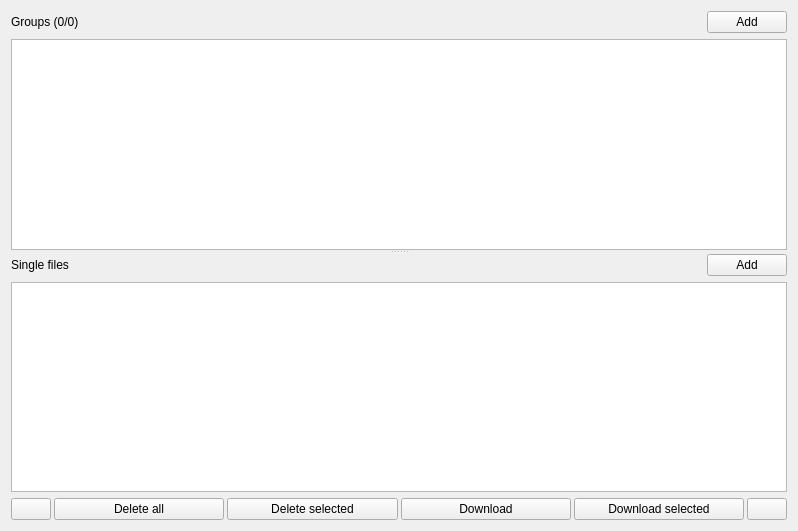
<?xml version="1.0" encoding="UTF-8"?>
<ui version="4.0">
 <class>DownloadsTab</class>
 <widget class="QWidget" name="DownloadsTab">
  <property name="geometry">
   <rect>
    <x>0</x>
    <y>0</y>
    <width>798</width>
    <height>531</height>
   </rect>
  </property>
  <property name="sizePolicy">
   <sizepolicy hsizetype="Ignored" vsizetype="Ignored">
    <horstretch>0</horstretch>
    <verstretch>0</verstretch>
   </sizepolicy>
  </property>
  <property name="maximumSize">
   <size>
    <width>16777214</width>
    <height>16777215</height>
   </size>
  </property>
  <property name="windowTitle">
   <string>Downloads</string>
  </property>
  <property name="windowIcon">
   <iconset resource="../../resources/resources.qrc">
    <normaloff>:/images/icon.ico</normaloff>:/images/icon.ico</iconset>
  </property>
  <layout class="QVBoxLayout" name="verticalLayout">
   <item>
    <widget class="QSplitter" name="splitter">
     <property name="orientation">
      <enum>Qt::Vertical</enum>
     </property>
     <widget class="QWidget" name="widgetGroups" native="true">
      <layout class="QVBoxLayout" name="verticalLayout_5">
       <property name="leftMargin">
        <number>0</number>
       </property>
       <property name="topMargin">
        <number>0</number>
       </property>
       <property name="rightMargin">
        <number>0</number>
       </property>
       <item>
        <layout class="QHBoxLayout" name="horizontalLayout_3" stretch="1,0">
         <item>
          <widget class="QLabel" name="labelGroups">
           <property name="text">
            <string>Groups (0/0)</string>
           </property>
          </widget>
         </item>
         <item>
          <widget class="QPushButton" name="buttonAddGroup">
           <property name="text">
            <string>Add</string>
           </property>
          </widget>
         </item>
        </layout>
       </item>
       <item>
        <widget class="ToggleColumnsTableView" name="tableBatchGroups">
         <property name="contextMenuPolicy">
          <enum>Qt::CustomContextMenu</enum>
         </property>
         <property name="dragEnabled">
          <bool>true</bool>
         </property>
         <property name="dragDropOverwriteMode">
          <bool>false</bool>
         </property>
         <property name="dragDropMode">
          <enum>QAbstractItemView::InternalMove</enum>
         </property>
         <property name="defaultDropAction">
          <enum>Qt::MoveAction</enum>
         </property>
         <property name="selectionBehavior">
          <enum>QAbstractItemView::SelectRows</enum>
         </property>
         <property name="verticalScrollMode">
          <enum>QAbstractItemView::ScrollPerPixel</enum>
         </property>
         <property name="horizontalScrollMode">
          <enum>QAbstractItemView::ScrollPerPixel</enum>
         </property>
         <attribute name="horizontalHeaderHighlightSections">
          <bool>false</bool>
         </attribute>
         <attribute name="verticalHeaderHighlightSections">
          <bool>false</bool>
         </attribute>
        </widget>
       </item>
      </layout>
     </widget>
     <widget class="QWidget" name="widgetUniques" native="true">
      <layout class="QVBoxLayout" name="verticalLayout_6">
       <property name="leftMargin">
        <number>0</number>
       </property>
       <property name="rightMargin">
        <number>0</number>
       </property>
       <property name="bottomMargin">
        <number>0</number>
       </property>
       <item>
        <layout class="QHBoxLayout" name="horizontalLayout_2" stretch="1,0">
         <item>
          <widget class="QLabel" name="labelUniques">
           <property name="text">
            <string>Single files</string>
           </property>
          </widget>
         </item>
         <item>
          <widget class="QPushButton" name="buttonAddUnique">
           <property name="text">
            <string>Add</string>
           </property>
          </widget>
         </item>
        </layout>
       </item>
       <item>
        <widget class="ToggleColumnsTableView" name="tableBatchUniques">
         <property name="verticalScrollMode">
          <enum>QAbstractItemView::ScrollPerPixel</enum>
         </property>
         <property name="horizontalScrollMode">
          <enum>QAbstractItemView::ScrollPerPixel</enum>
         </property>
         <attribute name="horizontalHeaderHighlightSections">
          <bool>false</bool>
         </attribute>
         <attribute name="verticalHeaderHighlightSections">
          <bool>false</bool>
         </attribute>
        </widget>
       </item>
      </layout>
     </widget>
    </widget>
   </item>
   <item>
    <widget class="QWidget" name="widgetDownloadButtons" native="true">
     <layout class="QVBoxLayout" name="verticalLayout_2">
      <property name="spacing">
       <number>3</number>
      </property>
      <property name="leftMargin">
       <number>0</number>
      </property>
      <property name="topMargin">
       <number>0</number>
      </property>
      <property name="rightMargin">
       <number>0</number>
      </property>
      <property name="bottomMargin">
       <number>0</number>
      </property>
      <item>
       <layout class="QHBoxLayout" name="horizontalLayout" stretch="0,1,1,1,1,0">
        <item>
         <widget class="QPushButton" name="buttonMoveDown">
          <property name="text">
           <string notr="true"/>
          </property>
          <property name="icon">
           <iconset resource="../../resources/resources.qrc">
            <normaloff>:/images/icons/arrow-down.png</normaloff>:/images/icons/arrow-down.png</iconset>
          </property>
         </widget>
        </item>
        <item>
         <widget class="QPushButton" name="buttonClear">
          <property name="text">
           <string>Delete all</string>
          </property>
         </widget>
        </item>
        <item>
         <widget class="QPushButton" name="buttonClearSel">
          <property name="text">
           <string>Delete selected</string>
          </property>
         </widget>
        </item>
        <item>
         <widget class="QPushButton" name="buttonDownload">
          <property name="text">
           <string>Download</string>
          </property>
         </widget>
        </item>
        <item>
         <widget class="QPushButton" name="buttonDownloadSel">
          <property name="text">
           <string>Download selected</string>
          </property>
         </widget>
        </item>
        <item>
         <widget class="QPushButton" name="buttonMoveUp">
          <property name="text">
           <string notr="true"/>
          </property>
          <property name="icon">
           <iconset resource="../../resources/resources.qrc">
            <normaloff>:/images/icons/arrow-up.png</normaloff>:/images/icons/arrow-up.png</iconset>
          </property>
         </widget>
        </item>
       </layout>
      </item>
     </layout>
    </widget>
   </item>
  </layout>
 </widget>
 <customwidgets>
  <customwidget>
   <class>ToggleColumnsTableView</class>
   <extends>QTableView</extends>
   <header>ui/toggle-columns-table-view.h</header>
  </customwidget>
 </customwidgets>
 <resources>
  <include location="../../resources/resources.qrc"/>
 </resources>
 <connections>
  <connection>
   <sender>buttonAddGroup</sender>
   <signal>clicked()</signal>
   <receiver>DownloadsTab</receiver>
   <slot>addGroup()</slot>
   <hints>
    <hint type="sourcelabel">
     <x>787</x>
     <y>30</y>
    </hint>
    <hint type="destinationlabel">
     <x>793</x>
     <y>221</y>
    </hint>
   </hints>
  </connection>
  <connection>
   <sender>buttonAddUnique</sender>
   <signal>clicked()</signal>
   <receiver>DownloadsTab</receiver>
   <slot>addUnique()</slot>
   <hints>
    <hint type="sourcelabel">
     <x>787</x>
     <y>282</y>
    </hint>
    <hint type="destinationlabel">
     <x>790</x>
     <y>447</y>
    </hint>
   </hints>
  </connection>
  <connection>
   <sender>buttonMoveDown</sender>
   <signal>clicked()</signal>
   <receiver>DownloadsTab</receiver>
   <slot>batchMoveDown()</slot>
   <hints>
    <hint type="sourcelabel">
     <x>37</x>
     <y>520</y>
    </hint>
    <hint type="destinationlabel">
     <x>6</x>
     <y>511</y>
    </hint>
   </hints>
  </connection>
  <connection>
   <sender>buttonMoveUp</sender>
   <signal>clicked()</signal>
   <receiver>DownloadsTab</receiver>
   <slot>batchMoveUp()</slot>
   <hints>
    <hint type="sourcelabel">
     <x>760</x>
     <y>508</y>
    </hint>
    <hint type="destinationlabel">
     <x>790</x>
     <y>509</y>
    </hint>
   </hints>
  </connection>
  <connection>
   <sender>buttonDownloadSel</sender>
   <signal>clicked()</signal>
   <receiver>DownloadsTab</receiver>
   <slot>batchSel()</slot>
   <hints>
    <hint type="sourcelabel">
     <x>753</x>
     <y>518</y>
    </hint>
    <hint type="destinationlabel">
     <x>792</x>
     <y>478</y>
    </hint>
   </hints>
  </connection>
  <connection>
   <sender>buttonDownload</sender>
   <signal>clicked()</signal>
   <receiver>DownloadsTab</receiver>
   <slot>getAll()</slot>
   <hints>
    <hint type="sourcelabel">
     <x>574</x>
     <y>518</y>
    </hint>
    <hint type="destinationlabel">
     <x>581</x>
     <y>466</y>
    </hint>
   </hints>
  </connection>
  <connection>
   <sender>buttonClear</sender>
   <signal>clicked()</signal>
   <receiver>DownloadsTab</receiver>
   <slot>batchClear()</slot>
   <hints>
    <hint type="sourcelabel">
     <x>145</x>
     <y>518</y>
    </hint>
    <hint type="destinationlabel">
     <x>73</x>
     <y>468</y>
    </hint>
   </hints>
  </connection>
  <connection>
   <sender>buttonClearSel</sender>
   <signal>clicked()</signal>
   <receiver>DownloadsTab</receiver>
   <slot>batchClearSel()</slot>
   <hints>
    <hint type="sourcelabel">
     <x>395</x>
     <y>518</y>
    </hint>
    <hint type="destinationlabel">
     <x>301</x>
     <y>466</y>
    </hint>
   </hints>
  </connection>
  <connection>
   <sender>tableBatchGroups</sender>
   <signal>customContextMenuRequested(QPoint)</signal>
   <receiver>DownloadsTab</receiver>
   <slot>batchDownloadsTableContextMenu(QPoint)</slot>
   <hints>
    <hint type="sourcelabel">
     <x>765</x>
     <y>126</y>
    </hint>
    <hint type="destinationlabel">
     <x>794</x>
     <y>118</y>
    </hint>
   </hints>
  </connection>
 </connections>
 <slots>
  <slot>updateBatchGroups(int,int)</slot>
  <slot>addGroup()</slot>
  <slot>addUnique()</slot>
  <slot>batchMoveUp()</slot>
  <slot>batchMoveDown()</slot>
  <slot>batchSel()</slot>
  <slot>getAll()</slot>
  <slot>batchClear()</slot>
  <slot>batchClearSel()</slot>
  <slot>batchDownloadsTableContextMenu(QPoint)</slot>
 </slots>
</ui>
